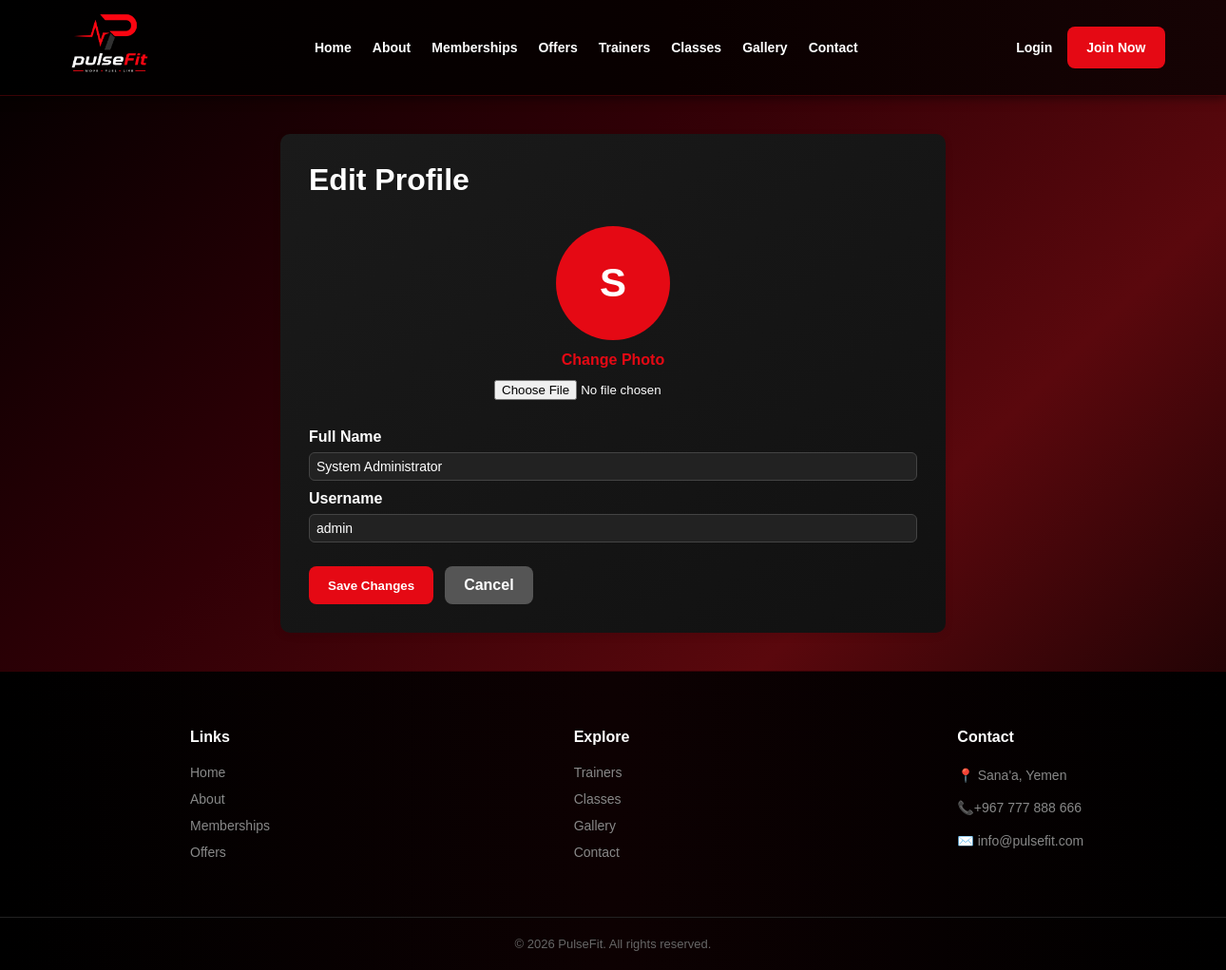
/pages/profile/edit.php (signed in), run on the app's committed database.
### tables this page shows
CREATE TABLE `users` (
  `user_id` int(10) NOT NULL COMMENT 'pk',
  `full_name` varchar(100) NOT NULL,
  `username` varchar(50) NOT NULL,
  `password` varchar(255) NOT NULL,
  `role` varchar(20) NOT NULL,
  `profile_id` int(10) DEFAULT 4,
  `phone` varchar(20) NOT NULL,
  `email` varchar(100) NOT NULL,
  `status` varchar(20) NOT NULL,
  `image` varchar(255) DEFAULT NULL
);

### pages/profile/edit.php (the view, shortened to what this page needs)
<?php
require_once __DIR__ . "/../../config/database.php";
$userId = $_SESSION['user_id'];
$stmt = $conn->prepare("
    SELECT full_name, username, email, phone, image
    FROM users
    WHERE user_id = ?
");
$stmt->bind_param("i", $userId);
$stmt->execute();
$result = $stmt->get_result();
$user = $result->fetch_assoc();
?>
<?php require_once __DIR__ . "/../../includes/header.php"; ?>
<div class="form-container profile-edit">
    <h1>Edit Profile</h1>
    <form
        method="POST"
        enctype="multipart/form-data"
    >
        <div class="profile-image-section">
            <?php if (!empty($user["image"])): ?>
                <img
                    src="<?= baseUrl() ?>/uploads/users/<?= htmlspecialchars($user["image"]) ?>"
                    class="edit-profile-image"
                    alt="Profile Image"
                >
            <?php else: ?>
                <div class="profile-placeholder">
                    <?= strtoupper(
                        substr(
                            $user["full_name"],
                            0,
                            1
                        )
                    ) ?>
                </div>
            <?php endif; ?>
            <label for="image">
                Change Photo
            </label>
            <input
                type="file"
                name="image"
                id="image"
                accept="image/jpeg,image/png,image/webp"
            >
        </div>
        <div class="form-group">
            <label for="full_name">
                Full Name
            </label>
            <input
                type="text"
                name="full_name"
                id="full_name"
                value="<?= htmlspecialchars($user["full_name"]) ?>"
                required
            >
        </div>
        <div class="form-group">
            <label>
                Username
            </label>
            <input
                type="text"
                value="<?= htmlspecialchars($user["username"]) ?>"
                disabled
            >
        </div>
        <div class="form-actions">
            <button
                type="submit"
                class="btn-primary"
            >
                Save Changes
            </button>
            <a
                href="javascript:history.back()"
                class="btn-secondary"
            >
                Cancel
            </a>
        </div>
    </form>
</div>
<?php require_once __DIR__ . "/../../includes/footer.php"; ?>

### data on the page
users: full_name "S", full_name "System Administrator", username "admin"
